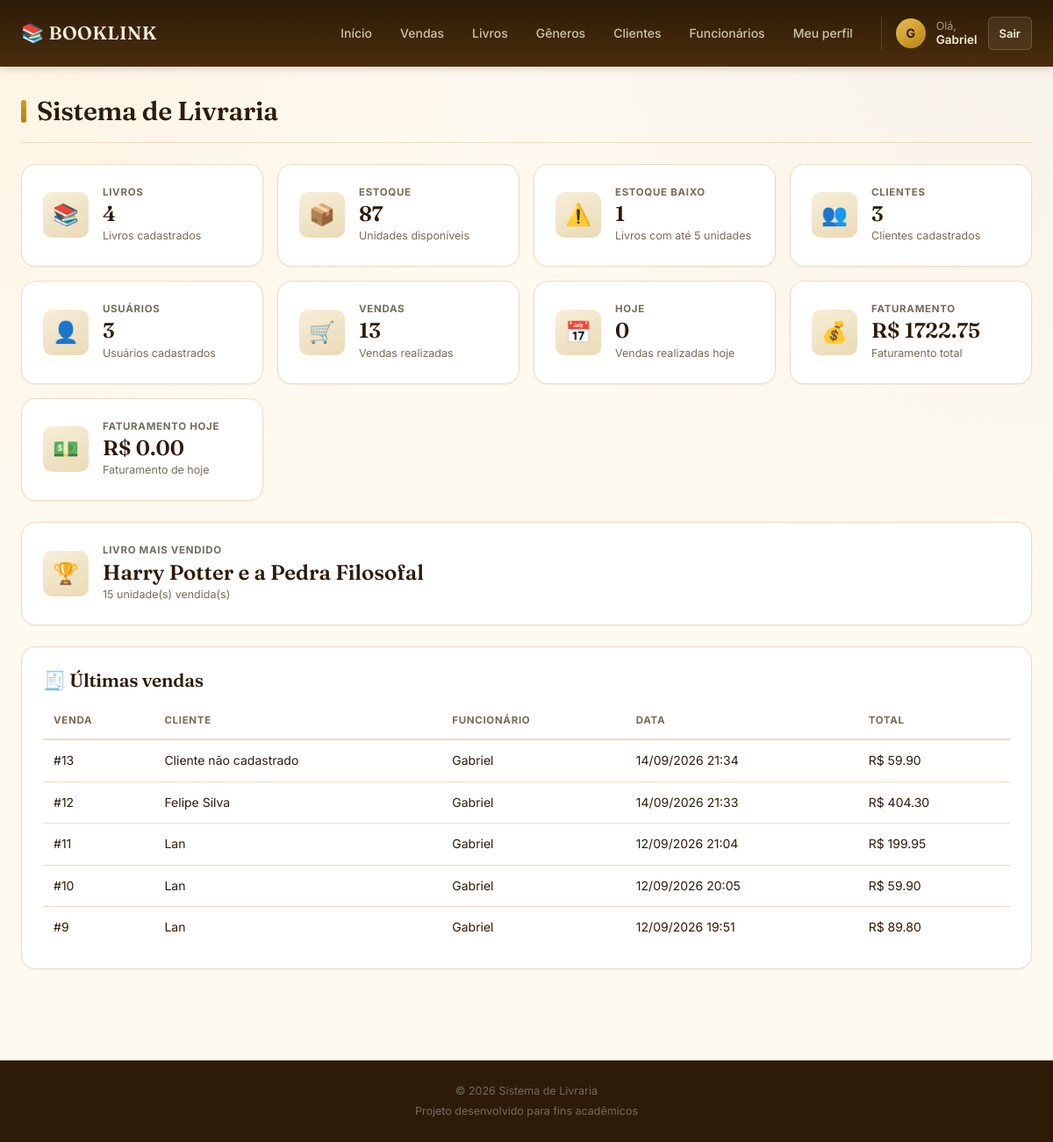
Page /homeAdm (signed in) on the committed database.
### models.py (models this page shows)
class Usuario(UserMixin, db.Model):
    __tablename__ = 'usuarios'
    id = db.Column(db.Integer, primary_key=True)
    nome = db.Column(db.String(100), nullable=False)
    email = db.Column(db.String(100), unique=True, nullable=False)
    senha = db.Column(db.String(255), nullable=False)
    tipo = db.Column(
        db.String(20),
        nullable=False,
        default='funcionario'
    )
    empresa_id = db.Column(
        db.Integer,
        db.ForeignKey('empresas.id'),
        nullable=True
    )
    data_cadastro = db.Column(
        db.DateTime,
        default=datetime.now
    )
    vendas = db.relationship(
        'Venda',
        backref='usuario',
        lazy=True
    )

class Livro(db.Model):
    __tablename__ = 'livros'
    id = db.Column(db.Integer, primary_key=True)
    titulo = db.Column(db.String(100), nullable=False)
    autor = db.Column(db.String(100), nullable=False)
    preco = db.Column(db.Float, nullable=False)
    estoque = db.Column(db.Integer, default=0)
    empresa_id = db.Column(
        db.Integer,
        db.ForeignKey('empresas.id'),
        nullable=False
    )
    genero_id = db.Column(
        db.Integer,
        db.ForeignKey('generos.id'),
        nullable=False
    )
    data_cadastro = db.Column(
        db.DateTime,
        default=datetime.now
    )
    genero = db.relationship(
        'Genero',
        backref='livros'
    )

class Venda(db.Model):
    __tablename__ = 'vendas'
    id = db.Column(
        db.Integer,
        primary_key=True
    )
    comprador_id = db.Column(
        db.Integer,
        db.ForeignKey('compradores.id'),
        nullable=True
    )
    empresa_id = db.Column(
        db.Integer,
        db.ForeignKey('empresas.id'),
        nullable=False
    )
    usuario_id = db.Column(
        db.Integer,
        db.ForeignKey('usuarios.id'),
        nullable=False
    )
    data_venda = db.Column(
        db.DateTime,
        default=datetime.now
    )
    total = db.Column(
        db.Float,
        nullable=False,
        default=0
    )
    itens = db.relationship(
        'ItemVenda',
        backref='venda',
        lazy=True,
        cascade='all, delete-orphan'
    )

class Comprador(db.Model):
    __tablename__ = 'compradores'
    id = db.Column(db.Integer, primary_key=True)
    nome = db.Column(
        db.String(100),
        nullable=False
    )
    email = db.Column(
        db.String(100),
        nullable=False
    )
    telefone = db.Column(
        db.String(20),
        nullable=True
    )
    empresa_id = db.Column(
        db.Integer,
        db.ForeignKey('empresas.id'),
        nullable=False
    )
    data_cadastro = db.Column(
        db.DateTime,
        default=datetime.now
    )
    vendas = db.relationship(
        'Venda',
        backref='comprador',
        lazy=True
    )

### routes/homeadm.py (the view)
@homeadm_bp.route('/homeAdm')
@login_required
def homeAdm():
    empresa_id = current_user.empresa_id
    total_livros = Livro.query.filter_by(
        empresa_id=empresa_id
    ).count()
    total_estoque = db.session.query(
        db.func.sum(Livro.estoque)
    ).filter_by(
        empresa_id=empresa_id
    ).scalar() or 0
    livros_estoque_baixo = Livro.query.filter(
        Livro.empresa_id == empresa_id,
        Livro.estoque <= 5
    ).count()
    total_usuarios = Usuario.query.filter_by(
        empresa_id=empresa_id
    ).count()
    total_clientes = Comprador.query.filter_by(
        empresa_id=empresa_id
    ).count()
    total_vendas = Venda.query.filter_by(
        empresa_id=empresa_id
    ).count()
    inicio_do_dia = datetime.now().replace(
        hour=0,
        minute=0,
        second=0,
        microsecond=0
    )
    vendas_hoje = Venda.query.filter(
        Venda.empresa_id == empresa_id,
        Venda.data_venda >= inicio_do_dia
    ).count()
    faturamento = 0
    faturamento_hoje = 0
    if current_user.tipo == 'dono':
        faturamento = db.session.query(
            db.func.sum(Venda.total)
        ).filter(
            Venda.empresa_id == empresa_id
        ).scalar() or 0
        faturamento_hoje = db.session.query(
            db.func.sum(Venda.total)
        ).filter(
            Venda.empresa_id == empresa_id,
            Venda.data_venda >= inicio_do_dia
        ).scalar() or 0
    livro_mais_vendido = db.session.query(
        Livro.titulo,
        db.func.sum(ItemVenda.quantidade).label('quantidade_vendida')
    ).join(
        ItemVenda,
        ItemVenda.livro_id == Livro.id
    ).join(
        Venda,
        Venda.id == ItemVenda.venda_id
    ).filter(
        Livro.empresa_id == empresa_id,
        Venda.empresa_id == empresa_id
    ).group_by(
        Livro.id,
        Livro.titulo
    ).order_by(
        db.func.sum(ItemVenda.quantidade).desc()
    ).first()
    ultimas_vendas = Venda.query.filter_by(
        empresa_id=empresa_id
    ).order_by(
        Venda.data_venda.desc()
    ).limit(5).all()
    return render_template(
        'homeAdm.html',
        total_livros=total_livros,
        total_estoque=total_estoque,
        livros_estoque_baixo=livros_estoque_baixo,
        total_usuarios=total_usuarios,
        total_clientes=total_clientes,
        total_vendas=total_vendas,
        vendas_hoje=vendas_hoje,
        faturamento=faturamento,
        faturamento_hoje=faturamento_hoje,
        livro_mais_vendido=livro_mais_vendido,
        ultimas_vendas=ultimas_vendas
    )

### app.py (called while the page is built)
@lm.user_loader
def user_loader(id):
    usuario = Usuario.query.filter_by(
        id=id
    ).first()
    return usuario

### templates/homeAdm.html (shortened to what this page needs)
{% extends "base.html" %}
{% block content %}
<h1 class="titulo-pagina">
    Sistema de Livraria
</h1>
<div class="dashboard">
    <div class="dashboard-card">
        <div class="card-icone">
            📚
        </div>
        <div class="card-info">
            <h2>
                LIVROS
            </h2>
            <p class="card-numero">
                {{ total_livros }}
            </p>
            <p>
                Livros cadastrados
            </p>
        </div>
    </div>
    <div class="dashboard-card">
        <div class="card-icone">
            📦
        </div>
        <div class="card-info">
            <h2>
                ESTOQUE
            </h2>
            <p class="card-numero">
                {{ total_estoque }}
            </p>
            <p>
                Unidades disponíveis
            </p>
        </div>
    </div>
    <div class="dashboard-card">
        <div class="card-icone">
            ⚠️
        </div>
        <div class="card-info">
            <h2>
                ESTOQUE BAIXO
            </h2>
            <p class="card-numero">
                {{ livros_estoque_baixo }}
            </p>
            <p>
                Livros com até 5 unidades
            </p>
        </div>
    </div>
    <div class="dashboard-card">
        <div class="card-icone">
            👥
        </div>
        <div class="card-info">
            <h2>
                CLIENTES
            </h2>
            <p class="card-numero">
                {{ total_clientes }}
            </p>
            <p>
                Clientes cadastrados
            </p>
        </div>
    </div>
    <div class="dashboard-card">
        <div class="card-icone">
            👤
        </div>
        <div class="card-info">
            <h2>
                USUÁRIOS
            </h2>
            <p class="card-numero">
                {{ total_usuarios }}
            </p>
            <p>
                Usuários cadastrados
            </p>
        </div>
    </div>
    <div class="dashboard-card">
        <div class="card-icone">
            🛒
        </div>
        <div class="card-info">
            <h2>
                VENDAS
            </h2>
            <p class="card-numero">
                {{ total_vendas }}
            </p>
            <p>
                Vendas realizadas
            </p>
        </div>
    </div>
    <div class="dashboard-card">
        <div class="card-icone">
            📅
        </div>
        <div class="card-info">
            <h2>
                HOJE
            </h2>
            <p class="card-numero">
                {{ vendas_hoje }}
            </p>
            <p>
                Vendas realizadas hoje
            </p>
        </div>
    </div>
    {% if current_user.tipo == 'dono' %}
        <div class="dashboard-card">
            <div class="card-icone">
                💰
            </div>
            <div class="card-info">
                <h2>
                    FATURAMENTO
                </h2>
                <p class="card-numero">
                    R$ {{ "%.2f"|format(faturamento) }}
                </p>
                <p>
                    Faturamento total
                </p>
            </div>
        </div>
        <div class="dashboard-card">
            <div class="card-icone">
                💵
            </div>
            <div class="card-info">
                <h2>
                    FATURAMENTO HOJE
                </h2>
                <p class="card-numero">
                    R$ {{ "%.2f"|format(faturamento_hoje) }}
                </p>
                <p>
                    Faturamento de hoje
                </p>
            </div>
        </div>
    {% endif %}
</div>
<div class="dashboard-extra">
    <div class="dashboard-card">
        <div class="card-icone">
            🏆
        </div>
        <div class="card-info">
            <h2>
                LIVRO MAIS VENDIDO
            </h2>
            {% if livro_mais_vendido %}
                <p class="card-numero">
                    {{ livro_mais_vendido.titulo }}
                </p>
                <p>
                    {{ livro_mais_vendido.quantidade_vendida }}
                    unidade(s) vendida(s)
                </p>
            {% endif %}
        </div>
    </div>
</div>
<div class="table-container">
    <h2>
        🧾 Últimas vendas
    </h2>
    <table>
        <thead>
            <tr>
                <th>Venda</th>
                <th>Cliente</th>
                <th>Funcionário</th>
                <th>Data</th>
                <th>Total</th>
            </tr>
        </thead>
        <tbody>
            {% for venda in ultimas_vendas %}
                <tr>
                    <td>
                        #{{ venda.id }}
                    </td>
                    <td>
                        {% if venda.comprador %}
                            {{ venda.comprador.nome }}
                        {% else %}
                            Cliente não cadastrado
                        {% endif %}
                    </td>
                    <td>
                        {{ venda.usuario.nome }}
                    </td>
                    <td>
                        {{ venda.data_venda.strftime('%d/%m/%Y %H:%M') }}
                    </td>
                    <td>
                        R$ {{ "%.2f"|format(venda.total) }}
                    </td>
                </tr>
            {% else %}
                <tr>
                    <td colspan="5">
                        Nenhuma venda realizada.
                    </td>
                </tr>
            {% endfor %}
        </tbody>
    </table>
</div>
{% endblock %}

### templates/base.html (shortened to what this page needs)
<!DOCTYPE html>
<html lang="pt-br">
<head>
<link rel="stylesheet" href="{{ url_for('static', filename='style.css') }}">
</head>
<body>
<header class="header">
    <div class="header-container">
        <a href="{{ url_for('home') }}" class="logo">
            📚 BOOKLINK
        </a>
        <nav class="nav">
            <a href="{{ url_for('homeAdm.homeAdm') }}">
                Início
            </a>
            <a href="{{ url_for('vendas.nova_venda') }}">
                Vendas
            </a>
            <a href="{{ url_for('livros.listar_livros') }}">
                Livros
            </a>
            <a href="{{ url_for('generos.listar_generos') }}">
                Gêneros
            </a>
            <a href="{{ url_for('compradores.listar_compradores') }}">
                Clientes
            </a>
            {% if current_user.tipo in ['dono', 'admin_empresa'] %}
                <a href="{{ url_for('funcionarios.listar_funcionarios') }}">
                    Funcionários
                </a>
            {% endif %}
            <a href="{{ url_for('funcionarios.editar_funcionarios', id=current_user.id) }}">
                Meu perfil
            </a>
            {% if current_user.is_authenticated %}
                <div class="user-area">
                    <div class="user-avatar">
                        {{ current_user.nome[0]|upper }}
                    </div>
                    <div class="user-info">
                        <span>Olá,</span>
                        <strong>{{ current_user.nome }}</strong>
                    </div>
                    <a href="{{ url_for('logout') }}" class="logout-btn">
                        Sair
                    </a>
                </div>
            {% endif %}
        </nav>
    </div>
</header>
<main class="container">
    {% block content %}
    {% endblock %}
</main>
<footer class="footer">
    <p>
        © 2026 Sistema de Livraria
    </p>
    <p>
        Projeto desenvolvido para fins acadêmicos
    </p>
</footer>
</body>
</html>

### rows in the picture
Usuario: nome "G", nome "Gabriel"
Livro: titulo "Harry Potter e a Pedra Filosofal"
Venda: id "13", shows "Cliente não cadastrado", usuario.nome "Gabriel", data_venda "14/09/2026 21:34", total "59.90"
Venda: id "12", comprador.nome "Felipe Silva", usuario.nome "Gabriel", data_venda "14/09/2026 21:33", total "404.30"
Venda: id "11", comprador.nome "Lan", usuario.nome "Gabriel", data_venda "12/09/2026 21:04", total "199.95"
Venda: id "10", comprador.nome "Lan", usuario.nome "Gabriel", data_venda "12/09/2026 20:05", total "59.90"
Venda: id "9", comprador.nome "Lan", usuario.nome "Gabriel", data_venda "12/09/2026 19:51", total "89.80"

### other values in the picture
{{ total_livros }} "4"
{{ total_estoque }} "87"
{{ livros_estoque_baixo }} "1"
{{ total_clientes }} "3"
{{ total_usuarios }} "3"
{{ total_vendas }} "13"
{{ vendas_hoje }} "0"
{{ "%.2f"|format(faturamento) }} "1722.75"
{{ "%.2f"|format(faturamento_hoje) }} "0.00"
{{ livro_mais_vendido.quantidade_vendida }} "15"
